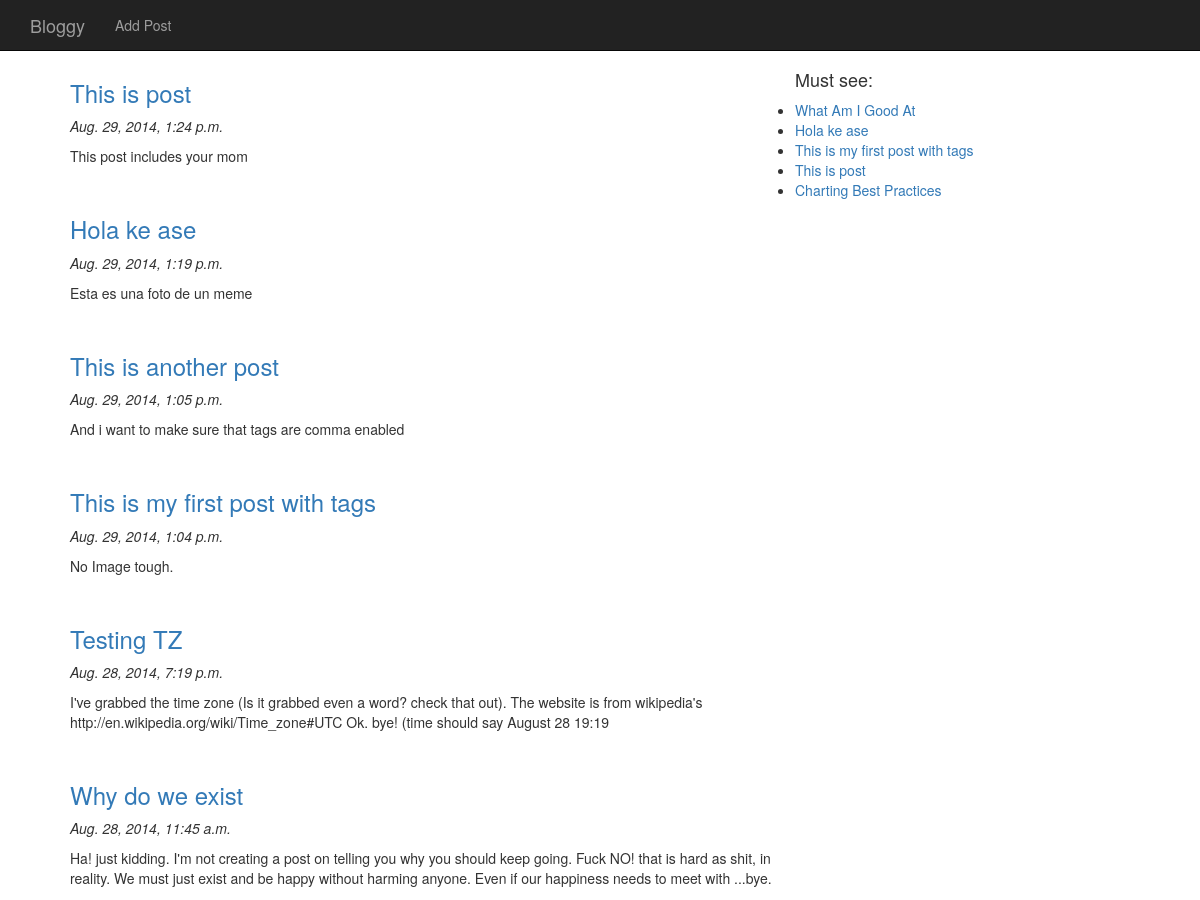
The page /blog/ (upper part) on the database as committed earlier.
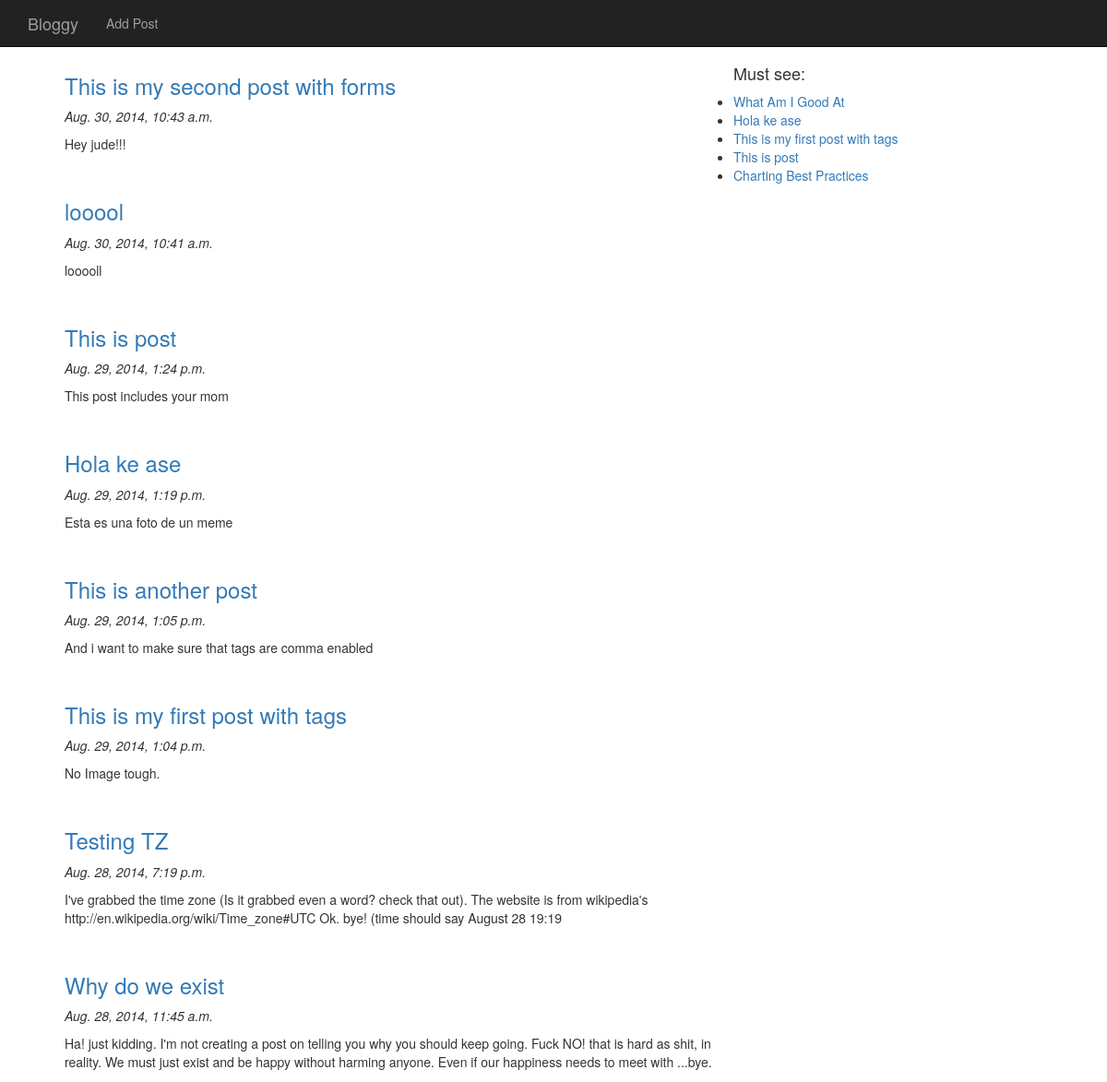
The same page on the database as committed later.
### blog/models.py (models this page shows, shortened)
class Post(models.Model):
    created_at = models.DateTimeField(auto_now_add=True)
    title = models.CharField(max_length = 100)
    content = models.TextField()
    tag = models.CharField(max_length = 20, blank=True, null=True)
    image = models.ImageField(upload_to="images", blank=True,null = True)
    views = models.IntegerField(default=0)

### blog/views.py (the view)
def index(request):
    t = loader.get_template('blog/index.html')
    context_dict = {'latest_posts': retrieve_posts(), 'popular_posts': pop_posts(5),}
    c = Context(context_dict)
    return HttpResponse(t.render(c))

### blog/views.py (called while the page is built)
def encode_url(url):
    return url.replace(' ','_')

def retrieve_posts(post_title = ''):
    if post_title != '':
        posts = get_object_or_404(Post, title = post_title.replace('_',' '))
    else:
        posts = Post.objects.all().order_by('-created_at')
        for post in posts:
            post.url = encode_url(post.title)
    return posts

def pop_posts(n):
    pop_posts = Post.objects.order_by('-views')[:n]
    for post in pop_posts:
        post.url = encode_url(post.title)
    return pop_posts

### templates/blog/index.html
{% extends 'base.html' %}
{% block content %}
<div class="row">
  <div class="col-md-8">
    {% if latest_posts %}
      <ul>
        {% for post in latest_posts %}
          <h3>
            <a href="/blog/{{ post.url }}">{{ post.title }}</a>
          </h3>
          <p><em>{{ post.created_at }}</em></p>
          <p>{{ post.content }}</p>
          <br>
        {% endfor %}
      </ul>
      {% endif %}
  </div>
  <div class="col-md4">
    <h4>Must see:</h4>
    <ul>
      {% for popular_post in popular_posts %}
      <li>
        <a href="/blog/{{ popular_post.url }}">{{popular_post.title}}</a>
      </li>
      {% endfor %}
    </ul>
  </div>
</div>
{% endblock %}

### templates/base.html (shortened to what this page needs)
<!DOCTYPE html>
<html lang="en">
  <head>
    <link href="//netdna.bootstrapcdn.com/bootstrap/3.1.1/css/bootstrap.min.css" rel="stylesheet">
  </head>
  <body>
    <div class="navbar navbar-inverse navbar-fixed-top" role="navigation">
      <div class="container">
        <div class="navbar-header">
          <a class="navbar-brand" href="/blog">Bloggy</a>
        </div>
        <div class="collapse navbar-collapse">
          <ul class="nav navbar-nav">
            <li><a href="/blog/add_post">Add Post</a></li>
          </ul>
        </div>
      </div>
    </div>
    <div class="container">
      {% block content %}
      {% endblock %}
    </div>
  </body>
</html>

### templates/base.html (style rules this page uses)
body { padding-top: 60px; }

Rows that differ between the two databases and show on the page:
added Post: title "This is my second post with forms", created_at "Aug. 30, 2014, 10:43 a.m.", content "Hey jude!!!"
added Post: title "looool", created_at "Aug. 30, 2014, 10:41 a.m.", content "looooll"
